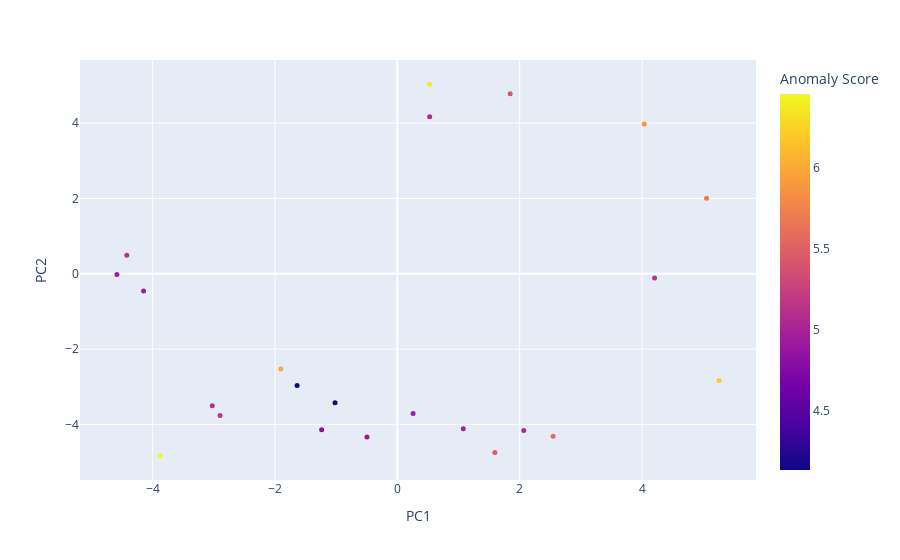

Notebook code for this chart:
### Markdown cell above
Now plotted an interactive plot only for the outliers obtained through extreme-value analysis by channel and region.

### Code cell
# Perform PCA on the data
pca = PCA(n_components=3)
pca.fit(tab_df)
pca_tab_df = pca.transform(tab_df)
pca_tab_df = pd.DataFrame(pca_tab_df, columns=['PC1', 'PC2', 'PC3'])

# Create a DataFrame with the PCA results and the anomaly scores
pca_tab_df['Anomaly Score'] = anomaly_scores

# Add the original index to the DataFrame
pca_tab_df['Index'] = tab_df.index

# Feature names
feature_names = tab_df.columns[:]

# Add the feature contributions to the DataFrame
for i in range(tab_df.shape[1]):
    pca_tab_df[feature_names[i]] = feature_contributions[:, i]


pca_tab_df = pca_tab_df.iloc[outliers_grouped['Original Index'], :]

# Plot the scatter plot
fig = px.scatter(pca_tab_df, x='PC1', y='PC2', color='Anomaly Score', hover_data=['Index'] + list(pca_tab_df.columns))
fig.update_traces(marker=dict(size=5))
fig.show()

# Save the plot as an HTML file
fig.write_html('small_interactive_plot.html')

### Figure 1 — Plotly figure (JSON) as saved in the notebook; plotly's stock layout.template omitted (floating-point values rounded to 4 significant figures; data arrays with more than 128 entries replaced by an {"elided": "..."} marker saying what was removed)
{"data": [{"customdata": {"elided": "23x10 float values"}, "hovertemplate": "PC1=%{x}<br>PC2=%{y}<br>Index=%{customdata[3]}<br>PC3=%{customdata[1]}<br>Anomaly Score=%{marker.color}<br>Fresh=%{customdata[4]}<br>Milk=%{customdata[5]}<br>Grocery=%{customdata[6]}<br>Frozen=%{customdata[7]}<br>Detergents_Paper=%{customdata[8]}<br>Delicassen=%{customdata[9]}<extra></extra>", "legendgroup": "", "marker": {"color": [5.465, 5.136, 4.961, 5.14, 5.101, 4.979, 6.452, 5.426, 6.351, 4.889, 4.951, 4.8, 4.954, 5.063, 4.168, 5.055, 4.136, 6.011, 5.875, 6.227, 5.681, 5.564, 5.134], "coloraxis": "coloraxis", "size": 5, "symbol": "circle"}, "mode": "markers", "name": "", "orientation": "v", "showlegend": false, "type": "scatter", "x": [1.594, -4.424, 0.2567, -2.899, -3.026, 1.078, -3.877, 1.845, 0.5263, -0.4973, -4.15, -1.238, -4.585, 2.067, -1.019, 0.5281, -1.639, -1.906, 4.036, 5.26, 5.055, 2.547, 4.206], "xaxis": "x", "y": [-4.74, 0.4895, -3.703, -3.758, -3.501, -4.109, -4.83, 4.778, 5.032, -4.332, -0.4571, -4.138, -0.01813, -4.157, -3.42, 4.164, -2.963, -2.522, 3.976, -2.831, 2.005, -4.311, -0.1126], "yaxis": "y"}], "layout": {"coloraxis": {"colorbar": {"title": {"text": "Anomaly Score"}}, "colorscale": [[0, "#0d0887"], [0.1111, "#46039f"], [0.2222, "#7201a8"], [0.3333, "#9c179e"], [0.4444, "#bd3786"], [0.5556, "#d8576b"], [0.6667, "#ed7953"], [0.7778, "#fb9f3a"], [0.8889, "#fdca26"], [1, "#f0f921"]]}, "legend": {"tracegroupgap": 0}, "margin": {"t": 60}, "xaxis": {"anchor": "y", "domain": [0, 1], "title": {"text": "PC1"}}, "yaxis": {"anchor": "x", "domain": [0, 1], "title": {"text": "PC2"}}}}
